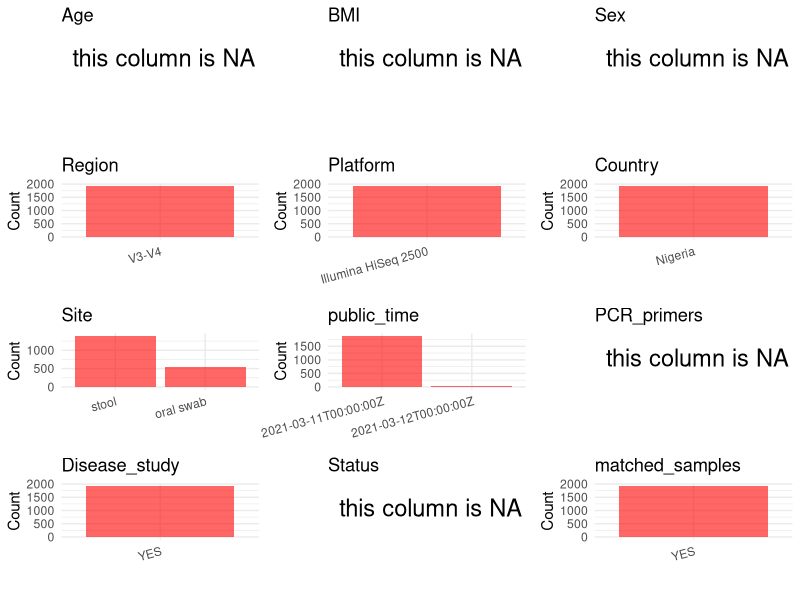

Write R code to recreate this figure. (Note: this script raises an error after producing the figure.)
## ---- chunk 1
# Load necessary libraries
library(dplyr)
library(stringr)
library(ggplot2)
library(cowplot)

# Set working directory (update this path to your local directory)
setwd("/home/dongbiao/word_embedding_microbiome/all_data/oral/global-oral-microbiome/data/projects/PRJNA706727")

# Read the initial metadata files
initial_meta <- read.csv("SraRunTable.csv", header = T)

# Display the first few rows of the metadata
head(initial_meta)
## ---- chunk 2
# Create a uniform metadata dataframe
metadata <- data.frame(
  BioProject = initial_meta$BioProject,
  Run = initial_meta$Run,
  sample_name = substr(initial_meta$Sample.Name, 1, nchar(initial_meta$Sample.Name) - 4),
  Age = NA,
  Sex = NA,
  BMI = NA,  
  Region = "V3-V4",
  Platform = initial_meta$Instrument,
  Country = initial_meta$geo_loc_name_country,
  Site = initial_meta$isolation_source,
  public_time = initial_meta$ReleaseDate,
  stringsAsFactors = FALSE
)

metadata <- metadata %>% mutate(across(where(is.character), ~ ifelse(. == "oral", "oral swab", .)))
## ---- chunk 3
# Add information obtained from the publication
metadata$PCR_primers <- NA
metadata$title <- "Oral microbiota and periodontitis severity among Hispanic adults"
metadata$Disease_study <- "YES"

metadata$Status <- NA

# Check initial data distribution
cat("Initial sample distribution:\n")
table(metadata$sample_name)
table(metadata$Site)

# Calculate sampling frequency per subject
sample_counts <- table(metadata$sample_name)
cat("\nNumber of samples per subject:\n")
print(sample_counts)

# Create matched_samples column
metadata$matched_samples <- "YES"
## ---- chunk 4
# Check the number of unique runs and sample names
print(paste("Number of unique runs:", length(unique(metadata$Run))))
print(paste("Number of unique sample names:", length(unique(metadata$sample_name))))
## ---- chunk 5
# Select columns for visualization
plot_data <- metadata %>%
  select(-BioProject, -Run, -sample_name, -title)

# Function to create simple plots for each column
create_simple_plots <- function(data) {
  plots <- list()
  
  for (col in colnames(data)) {
    # Check if the column is all NA
    if (all(is.na(data[[col]]))) {
      # Create an empty plot with text indicating all NA
      p <- ggplot() +
        annotate("text", x = 0.5, y = 0.5, label = "this column is NA", size = 6) +
        labs(title = col) +
        theme_void()
    } else if (is.numeric(data[[col]])) {
      # Numeric variable: histogram
      p <- ggplot(data, aes(x = .data[[col]])) +
        geom_histogram(fill = "blue", alpha = 0.6, bins = 20, na.rm = TRUE) +
        labs(title = col) +
        theme_minimal()
    } else {
      # Categorical variable: bar plot (remove NA values)
      count_data <- as.data.frame(table(data[[col]], useNA = "ifany"))
      p <- ggplot(count_data, aes(x = reorder(Var1, -Freq), y = Freq)) +
        geom_col(fill = "red", alpha = 0.6) +
        labs(title = col, x = NULL, y = "Count") +
        theme_minimal() +
        theme(axis.text.x = element_text(angle = 15, hjust = 1))
    }
    plots[[col]] <- p
  }
  
  return(plots)
}

# Generate and arrange plots
plots <- create_simple_plots(plot_data)
p<-plot_grid(plots$Age, 
          plots$BMI, 
          plots$Sex, 
          plots$Region, 
          plots$Platform, 
          plots$Country, 
          plots$Site,
          plots$public_time, 
          plots$PCR_primers,
          plots$Disease_study,
          plots$Status,
          plots$matched_samples,# add 
          ncol = 3, align = "hv", axis = "lb")
ggsave("Metadata_Summary.png", plot = p, width = 8, height = 6, dpi = 150)
## ---- chunk 6
knitr::include_graphics("Metadata_Summary.png")
## ---- chunk 7
# Reorder columns to match the desired format
metadata <- metadata[, c(
  "BioProject", "Run", "sample_name", "Age", "BMI", "Sex", 
  "Region", "Platform", "Country", "Site", "public_time", 
  "PCR_primers", "title", "Disease_study", "Status", "matched_samples"
)]

# Export the uniform metadata to a CSV file
write.csv(metadata, file = "metadata.csv", quote = TRUE)
head(metadata)
